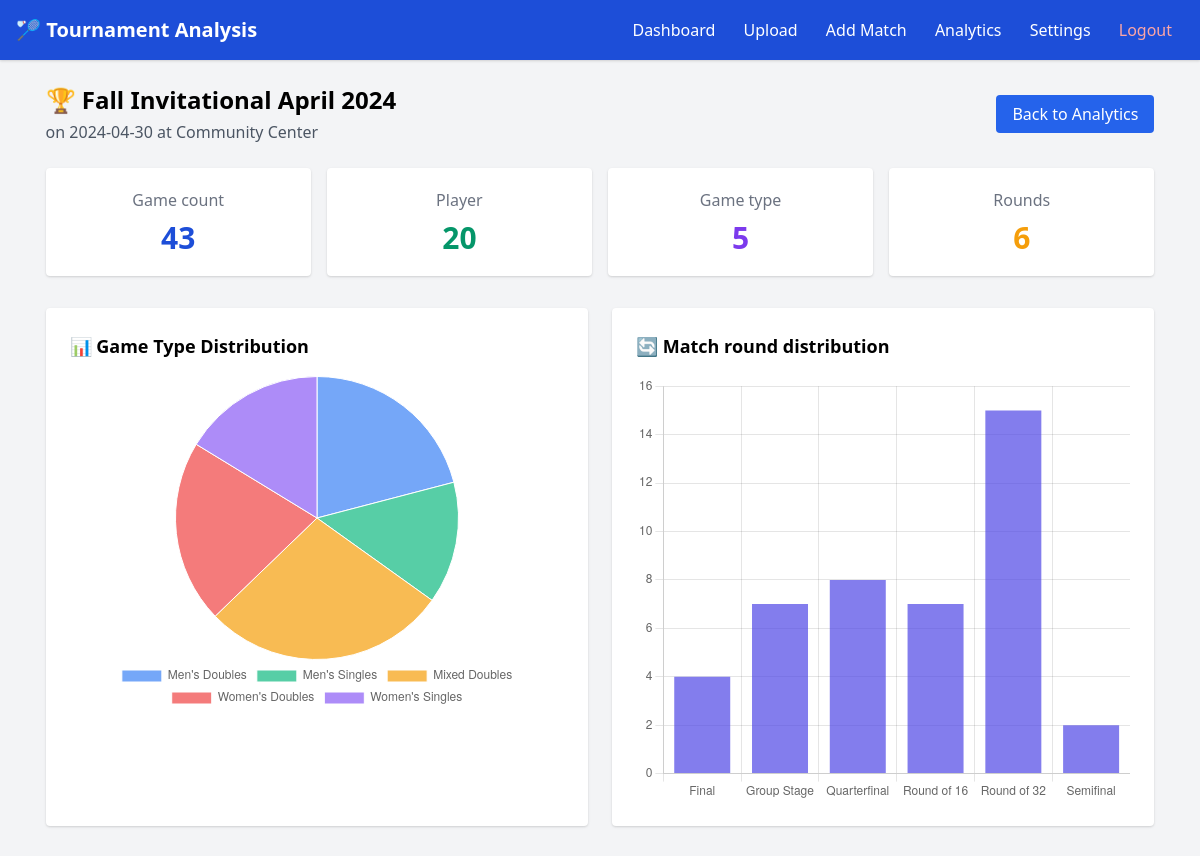
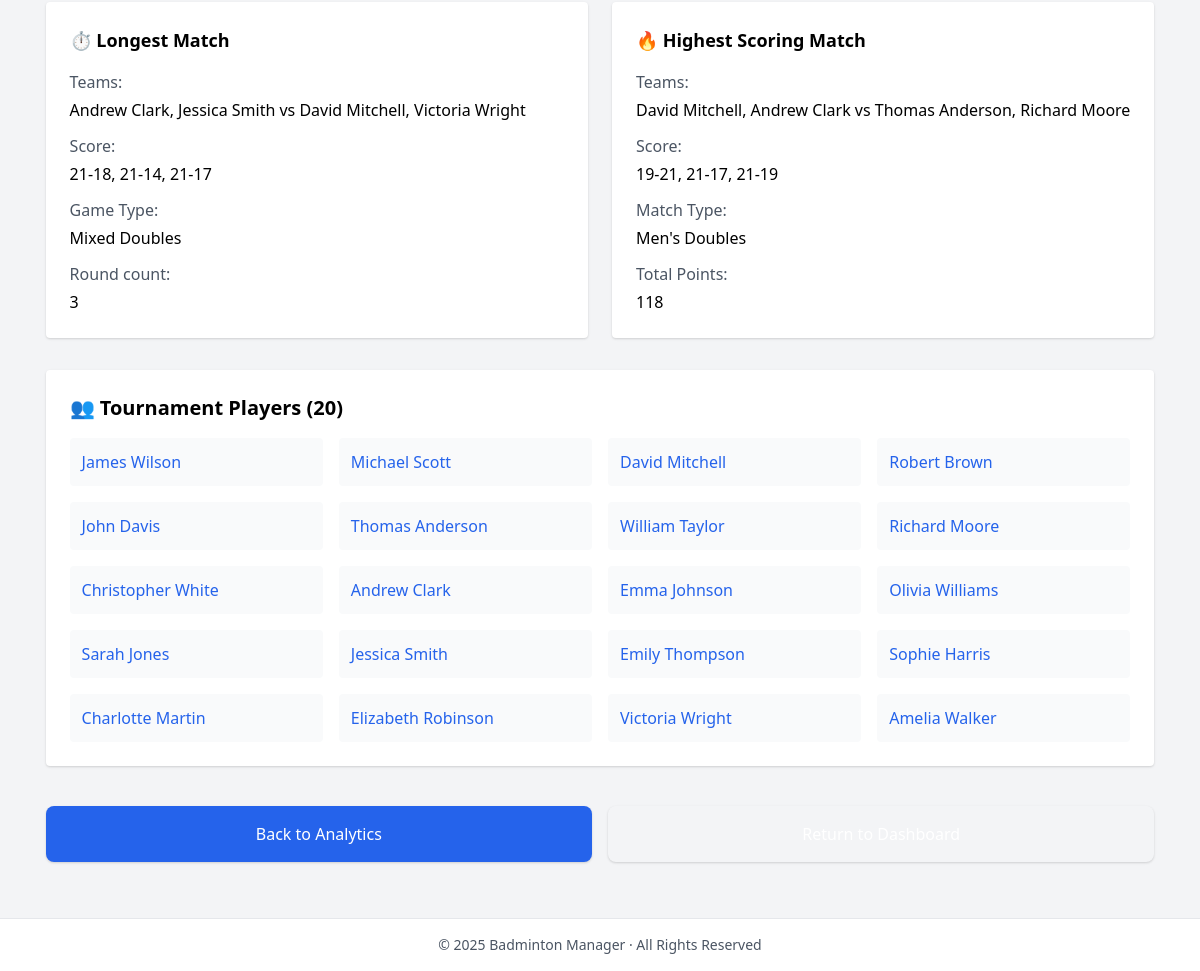
Screenshot of /analytics/tournament/1 (signed in) with the database file from the repository (2 pictures, top to bottom).
### models.py (models this page shows, shortened)
class Tournament(db.Model):
    id = db.Column(db.Integer, primary_key=True)
    name = db.Column(db.String(200), nullable=False)
    date = db.Column(db.Date, nullable=False)
    location = db.Column(db.String(200))
    created_at = db.Column(db.DateTime, default=db.func.current_timestamp())
    user_id = db.Column(db.Integer, db.ForeignKey('user.id'), nullable=False)
    matches = db.relationship('Match', backref='tournament', lazy=True, cascade="all, delete-orphan")

class Match(db.Model):
    id = db.Column(db.Integer, primary_key=True)
    tournament_id = db.Column(db.Integer, db.ForeignKey('tournament.id'), nullable=False)
    round_name = db.Column(db.String(100), nullable=False)
    group_name = db.Column(db.String(100))  # Optional group name
    team1_id = db.Column(db.Integer, db.ForeignKey('team.id'), nullable=False)
    team2_id = db.Column(db.Integer, db.ForeignKey('team.id'), nullable=False)
    score1 = db.Column(db.String(100), nullable=False)  # e.g., "21-19, 19-21, 21-18"
    score2 = db.Column(db.String(100), nullable=False)  # e.g., "19-21, 21-19, 18-21"
    match_type = db.Column(db.String(50), nullable=False)  # e.g., "Men's Singles"
    timestamp = db.Column(db.DateTime, default=db.func.current_timestamp())

class Player(db.Model):
    id = db.Column(db.Integer, primary_key=True)
    name = db.Column(db.String(150), nullable=False)
    teams_as_player1 = db.relationship('Team', foreign_keys='Team.player1_id', backref='player1', lazy=True)
    teams_as_player2 = db.relationship('Team', foreign_keys='Team.player2_id', backref='player2', lazy=True)

### analytics.py (the view)
@analytics.route('/analytics/tournament/<int:tournament_id>')
@login_required
def tournament_analytics(tournament_id):
    user_id = session.get("user_id")
    tournament_stats = get_tournament_stats(tournament_id, user_id)
    if not tournament_stats:
        return redirect(url_for('analytics.analytics_dashboard'))
    return render_template(
        "tournament_analytics.html",  # Changed from "html/tournament_analytics.html"
        tournament=tournament_stats
    )

### analytics.py (called while the page is built)
def login_required(f):
    @wraps(f)
    def decorated_function(*args, **kwargs):
        if 'user_id' not in session:
            flash('Please log in to access this page')
            return redirect(url_for('login'))
        return f(*args, **kwargs)
    return decorated_function

### templates/Tournament_analytics.html (shortened to what this page needs)
{% extends "layout.html" %}
{% block page_title %}Tournament Analysis{% endblock %}
{% block content %}
<div class="mb-6 flex justify-between items-center">
  <div>
    <h2 class="text-2xl font-semibold">🏆 {{ tournament.name }}</h2>
    <p class="text-gray-600 mt-1">
      on {{ tournament.date }} at {{ tournament.location }}
    </p>
  </div>
  <div>
    <a href="/analytics" class="bg-blue-600 text-white px-4 py-2 rounded hover:bg-blue-700 transition">
      Back to Analytics
    </a>
  </div>
</div>
<div class="grid grid-cols-1 md:grid-cols-4 gap-4 mb-8">
  <div class="bg-white p-5 rounded shadow text-center">
    <p class="text-gray-500">Game count</p>
    <p class="text-3xl font-bold text-blue-700 mt-2">{{ tournament.match_count }}</p>
  </div>
  <div class="bg-white p-5 rounded shadow text-center">
    <p class="text-gray-500">Player</p>
    <p class="text-3xl font-bold text-green-600 mt-2">{{ tournament.player_count }}</p>
  </div>
  <div class="bg-white p-5 rounded shadow text-center">
    <p class="text-gray-500">Game type</p>
    <p class="text-3xl font-bold text-purple-600 mt-2">{{ tournament.match_types|length }}</p>
  </div>
  <div class="bg-white p-5 rounded shadow text-center">
    <p class="text-gray-500">Rounds</p>
    <p class="text-3xl font-bold text-yellow-500 mt-2">{{ tournament.rounds|length }}</p>
  </div>
</div>
<div class="grid grid-cols-1 md:grid-cols-2 gap-6 mb-8">
  <div class="bg-white p-6 rounded shadow">
    <h3 class="text-lg font-semibold mb-4">📊 Game Type Distribution</h3>
    <canvas id="matchTypeChart" height="250"></canvas>
  </div>
  <div class="bg-white p-6 rounded shadow">
    <h3 class="text-lg font-semibold mb-4">🔄 Match round distribution</h3>
    <canvas id="roundsChart" height="250"></canvas>
  </div>
</div>
<div class="grid grid-cols-1 md:grid-cols-2 gap-6 mb-8">
  {% if tournament.longest_match %}
    <div class="bg-white p-6 rounded shadow">
      <h3 class="text-lg font-semibold mb-4">⏱ Longest Match</h3>
      <div class="space-y-3">
        <div>
          <span class="font-medium text-gray-600">Teams:</span>
          <p class="mt-1">{{ tournament.longest_match.team1 }} vs {{ tournament.longest_match.team2 }}</p>
        </div>
        <div>
          <span class="font-medium text-gray-600">Score:</span>
          <p class="mt-1">{{ tournament.longest_match.score1 }}</p>
        </div>
        <div>
          <span class="font-medium text-gray-600">Game Type:</span>
          <p class="mt-1">{{ tournament.longest_match.match_type }}</p>
        </div>
        <div>
          <span class="font-medium text-gray-600">Round count:</span>
          <p class="mt-1">{{ tournament.longest_match.sets }}</p>
        </div>
      </div>
    </div>
  {% endif %}
  {% if tournament.highest_score %}
    <div class="bg-white p-6 rounded shadow">
      <h3 class="text-lg font-semibold mb-4">🔥 Highest Scoring Match</h3>
      <div class="space-y-3">
        <div>
          <span class="font-medium text-gray-600">Teams:</span>
          <p class="mt-1">{{ tournament.highest_score.team1 }} vs {{ tournament.highest_score.team2 }}</p>
        </div>
        <div>
          <span class="font-medium text-gray-600">Score:</span>
          <p class="mt-1">{{ tournament.highest_score.score1 }}</p>
        </div>
        <div>
          <span class="font-medium text-gray-600">Match Type:</span>
          <p class="mt-1">{{ tournament.highest_score.match_type }}</p>
        </div>
        <div>
          <span class="font-medium text-gray-600">Total Points:</span>
          <p class="mt-1">{{ tournament.highest_score.total_points }}</p>
        </div>
      </div>
    </div>
  {% endif %}
</div>
<div class="bg-white rounded shadow p-6 mb-10">
  <h3 class="text-xl font-bold mb-4">👥 Tournament Players ({{ tournament.players|length }})</h3>
  <div class="grid grid-cols-2 md:grid-cols-4 gap-4">
    {% for player in tournament.players %}
      <div class="p-3 bg-gray-50 rounded">
        <a href="/analytics/player/{{ player.id }}" class="text-blue-600 hover:underline">
          {{ player.name }}
        </a>
      </div>
    {% endfor %}
  </div>
</div>
<div class="grid grid-cols-1 md:grid-cols-2 gap-4 mb-8">
  <a href="/analytics" class="bg-blue-600 text-white p-4 rounded-lg shadow hover:bg-blue-700 transition text-center">
    Back to Analytics
  </a>
  <a href="/dashboard" class="bg-teal-600 text-white p-4 rounded-lg shadow hover:bg-teal-700 transition text-center">
  </a>
</div>
{% endblock %}
{% block scripts %}
<script>
  // Init graph
  document.addEventListener('DOMContentLoaded', function() {
    // Deal with match type
    const matchTypes = {{ tournament.match_types|tojson }};
    const matchTypeLabels = [];
    const matchTypeValues = [];
    for (const type in matchTypes) {
      matchTypeLabels.push(type);
      matchTypeValues.push(matchTypes[type]);
    }
    // Draw event type distribution
    const matchTypeCtx = document.getElementById('matchTypeChart').getContext('2d');
    const matchTypeChart = new Chart(matchTypeCtx, {
      type: 'pie',
      data: {
        labels: matchTypeLabels,
        datasets: [{
          data: matchTypeValues,
          backgroundColor: [
            'rgba(59, 130, 246, 0.7)',
            'rgba(16, 185, 129, 0.7)',
            'rgba(245, 158, 11, 0.7)',
            'rgba(239, 68, 68, 0.7)',
            'rgba(139, 92, 246, 0.7)'
          ],
          borderWidth: 1
        }]
      },
      options: {
        responsive: true,
        maintainAspectRatio: false,
        plugins: {
          legend: {
            position: 'bottom'
          }
        }
      }
    });
    // Deal with the round data
    const rounds = {{ tournament.rounds|tojson }};
    const roundLabels = [];
    const roundValues = [];
    for (const round in rounds) {
      roundLabels.push(round);
      roundValues.push(rounds[round]);
    }
    // Draw the round distribution graph
    const roundsCtx = document.getElementById('roundsChart').getContext('2d');
    const roundsChart = new Chart(roundsCtx, {
      type: 'bar',
      data: {
        labels: roundLabels,
        datasets: [{
          label: 'Game count',
          data: roundValues,
          backgroundColor: 'rgba(79, 70, 229, 0.7)',
          borderWidth: 0
        }]
      },
      options: {
        responsive: true,
        maintainAspectRatio: false,
        plugins: {
          legend: {
            display: false
          }
        },
        scales: {
          y: {
            beginAtZero: true,
            ticks: {
              precision: 0
            }
          }
        }
      }
    });
  });
</script>
{% endblock %}

### templates/layout.html (shortened to what this page needs)
<!DOCTYPE html>
<html lang="en">
<head>
  <link href="https://cdn.jsdelivr.net/npm/tailwindcss@2.2.19/dist/tailwind.min.css" rel="stylesheet">
</head>
<body class="bg-gray-100 min-h-screen flex flex-col">
  <nav class="bg-blue-700 text-white p-4 flex justify-between items-center shadow">
    <h1 class="text-xl font-bold">🏸 {% block page_title %}Badminton Manager{% endblock %}</h1>
    <div>
      {% if session.get('user_id') %}
        <a href="/dashboard" class="px-3 hover:underline">Dashboard</a>
        <a href="/upload" class="px-3 hover:underline">Upload</a>
        <a href="/input_form" class="px-3 hover:underline">Add Match</a>
        <a href="/analytics" class="px-3 hover:underline">Analytics</a>
        <a href="/settings" class="px-3 hover:underline">Settings</a>
        <a href="/logout" class="px-3 hover:underline text-red-300">Logout</a>
      {% else %}
        <a href="/" class="px-3 hover:underline">Home</a>
        <a href="/login" class="px-3 hover:underline">Login</a>
        <a href="/signup" class="px-3 hover:underline">Sign Up</a>
      {% endif %}
    </div>
  </nav>
  <main class="flex-1 max-w-6xl mx-auto px-4 py-6">
    {% block content %}{% endblock %}
  </main>
  <footer class="bg-white text-gray-600 text-sm text-center py-4 border-t">
    © 2025 Badminton Manager · All Rights Reserved
  </footer>
  {% block scripts %}{% endblock %}
</body>
</html>

### rows the page displays
Tournament: name "Fall Invitational April 2024", location "Community Center"
Match: longest_match.score1 "21-18, 21-14, 21-17", longest_match.match_type "Mixed Doubles"
Match: highest_score.score1 "19-21, 21-17, 21-19", highest_score.match_type "Men's Doubles"
Player: name "James Wilson"
Player: name "Michael Scott"
Player: name "David Mitchell"
Player: name "Robert Brown"
Player: name "John Davis"
Player: name "Thomas Anderson"
Player: name "William Taylor"
Player: name "Richard Moore"
Player: name "Christopher White"
Player: name "Andrew Clark"
Player: name "Emma Johnson"
Player: name "Olivia Williams"
Player: name "Sarah Jones"
Player: name "Jessica Smith"
Player: name "Emily Thompson"
Player: name "Sophie Harris"
Player: name "Charlotte Martin"
Player: name "Elizabeth Robinson"
Player: name "Victoria Wright"
Player: name "Amelia Walker"

### other values shown
{{ tournament.date }} "2024-04-30"
{{ tournament.match_count }} "43"
{{ tournament.player_count }} "20"
{{ tournament.match_types|length }} "5"
{{ tournament.rounds|length }} "6"
{{ tournament.longest_match.team1 }} "Andrew Clark, Jessica Smith"
{{ tournament.longest_match.team2 }} "David Mitchell, Victoria Wright"
{{ tournament.longest_match.sets }} "3"
{{ tournament.highest_score.team1 }} "David Mitchell, Andrew Clark"
{{ tournament.highest_score.team2 }} "Thomas Anderson, Richard Moore"
{{ tournament.highest_score.total_points }} "118"
{{ tournament.players|length }} "20"
chart data {{ tournament.rounds|tojson }} {"Final": 4, "Group Stage": 7, "Quarterfinal": 8, "Round of 16": 7, "Round of 32": 15, "Semifinal": 2}
